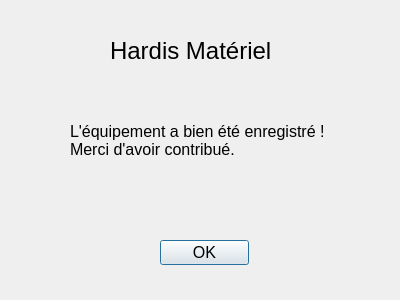
<?xml version="1.0" encoding="UTF-8"?>
<ui version="4.0">
 <class>Dialog</class>
 <widget class="QDialog" name="Dialog">
  <property name="enabled">
   <bool>true</bool>
  </property>
  <property name="geometry">
   <rect>
    <x>0</x>
    <y>0</y>
    <width>400</width>
    <height>300</height>
   </rect>
  </property>
  <property name="font">
   <font>
    <pointsize>12</pointsize>
    <kerning>true</kerning>
   </font>
  </property>
  <property name="windowTitle">
   <string>Dialog</string>
  </property>
  <widget class="QLabel" name="Texte">
   <property name="geometry">
    <rect>
     <x>70</x>
     <y>100</y>
     <width>291</width>
     <height>81</height>
    </rect>
   </property>
   <property name="text">
    <string>L'équipement a bien été enregistré !
Merci d'avoir contribué.</string>
   </property>
  </widget>
  <widget class="QLabel" name="Titre">
   <property name="geometry">
    <rect>
     <x>110</x>
     <y>30</y>
     <width>191</width>
     <height>41</height>
    </rect>
   </property>
   <property name="font">
    <font>
     <pointsize>18</pointsize>
    </font>
   </property>
   <property name="text">
    <string>Hardis Matériel</string>
   </property>
  </widget>
  <widget class="QPushButton" name="BoutonOK">
   <property name="geometry">
    <rect>
     <x>160</x>
     <y>240</y>
     <width>89</width>
     <height>25</height>
    </rect>
   </property>
   <property name="text">
    <string>OK</string>
   </property>
  </widget>
 </widget>
 <resources/>
 <connections>
  <connection>
   <sender>BoutonOK</sender>
   <signal>clicked()</signal>
   <receiver>Dialog</receiver>
   <slot>accept()</slot>
   <hints>
    <hint type="sourcelabel">
     <x>204</x>
     <y>252</y>
    </hint>
    <hint type="destinationlabel">
     <x>199</x>
     <y>149</y>
    </hint>
   </hints>
  </connection>
 </connections>
</ui>
